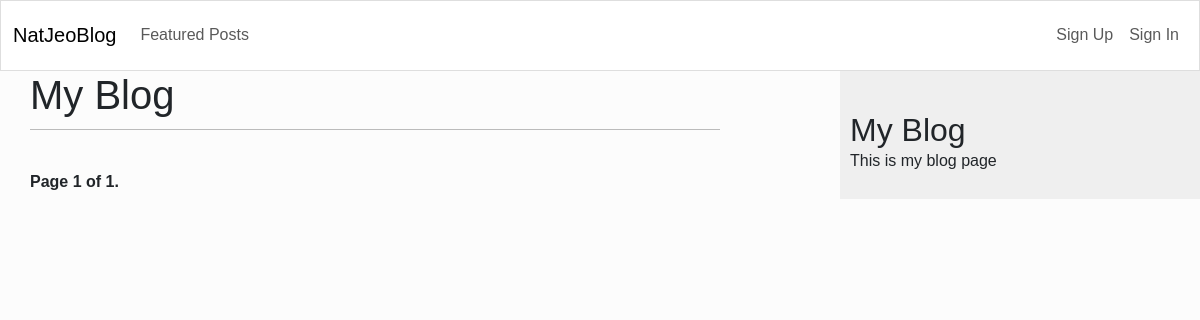
/blog/?page=2, run on an earlier commit of the app's database.
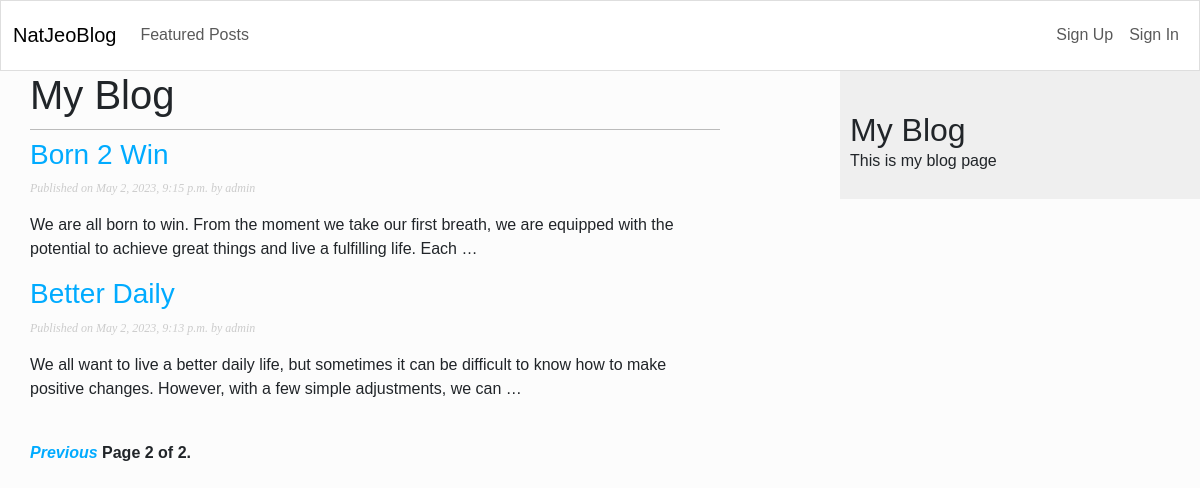
And on a later commit of the database.
### blog/models.py (models this page shows, shortened)
class Post(models.Model):
    class Status(models.TextChoices):
        DRAFT = 'DF', 'Draft'
        PUBLISHED = 'PD', 'Published'
    title = models.CharField(max_length=255)
    slug = models.SlugField(max_length=255, unique_for_date='publish')
    author = models.ForeignKey(User, on_delete=models.CASCADE, related_name='blog_posts')
    image = image = models.FileField(blank=True, null=True, upload_to='images/')
    body = RichTextField(blank=True, null=True)
    publish = models.DateTimeField(default=timezone.now)
    created = models.DateTimeField(auto_now=True)
    updated = models.DateTimeField(auto_now=True)
    status = models.CharField(max_length=2,
                                     choices=Status.choices,
                                     default=Status.DRAFT)
    objects = models.Manager()          # the default manager
    published = PublishedManager()      # my defined manager
    class Meta:
        ordering = ['-publish']
        indexes = [
            models.Index(fields =['-publish']),
        ]
    def get_absolute_url(self):
        return reverse('blog:postDetails', args=[self.publish.year,
                                              self.publish.month,
                                              self.publish.day,
                                              self.slug])

### blog/views.py (the view)
# urls.py: path('', views.postList, name='postList'),
def postList(request):
    postList = Post.published.all()
    paginator = Paginator(postList, 2)
    page_number = request.GET.get('page', 1)
    try:
        posts = paginator.page(page_number)
    except PageNotAnInteger:
        posts = paginator.page(1)
    except EmptyPage:
        posts = paginator.page(paginator.num_pages)
    return render(request,
                  'blog/post/postList.html',
                  {'posts': posts})

### blog/models.py (called while the page is built)
    def get_queryset(self):
        return super().get_queryset()\
            .filter(status=Post.Status.PUBLISHED)

### blog/templates/blog/post/postList.html (shortened to what this page needs)
{% extends 'blog/base.html' %}
{% block content %}
    <h1> My Blog</h1>
    {% for post in posts  %}
        <h3>
            <a href="{{ post.get_absolute_url }}">
                {{ post.title }}
            </a>
        </h3>
        <P class="date">
            Published on {{ post.publish }} by {{ post.author }}
        </p>
            {{ post.body | truncatewords_html:30 | safe | linebreaks }}
    {% endfor %}
    {% include 'blog/pagination.html' with page=posts %}
{% endblock content %}

What changed in the data, as far as the page shows it:
added Post: title "Born 2 Win", publish "May 2, 2023, 9:15 p.m.", author "admin", body "We are all born to win. From the moment we take our first breath, we are equipped with the potential to achieve great things and live a fulfilling life. Each …"
added Post: title "Better Daily", publish "May 2, 2023, 9:13 p.m.", author "admin", body "We all want to live a better daily life, but sometimes it can be difficult to know how to make positive changes. However, with a few simple adjustments, we can …"
Also different on the page:
{{ page.number }}: "1" → "2"
{{ page.paginator.num_pages }}: "1" → "2"
text now shown: "Previous"
